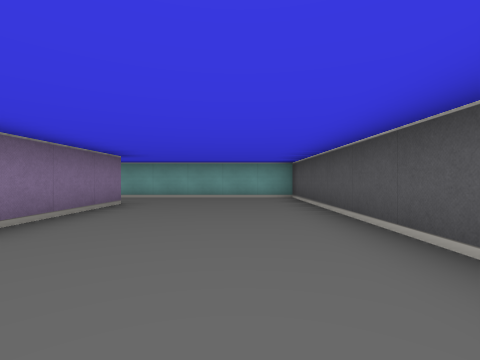
[1] (above)

14 first-person views from a walk through a cub3D maze. The camera is about half as high as the walls, looks level and sees 85° across. The floor is counted in squares. Each view is taken from the middle of a square. On the plan, view 1 faces up. The plan holds only what a view shows up to about 9 squares ahead; the rest is blank.

[2]
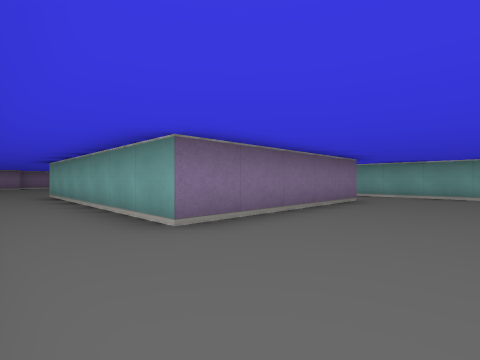

[3]
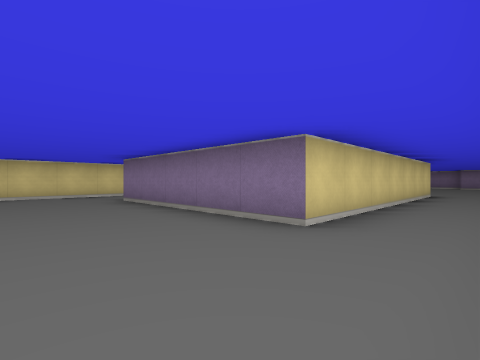

[4]
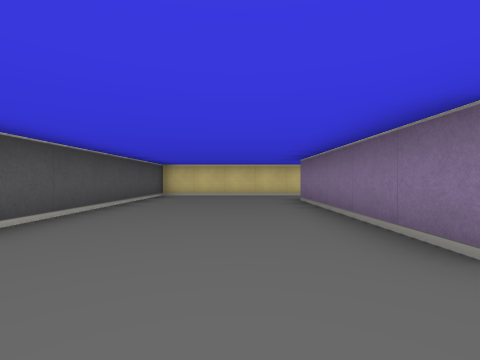

[5]
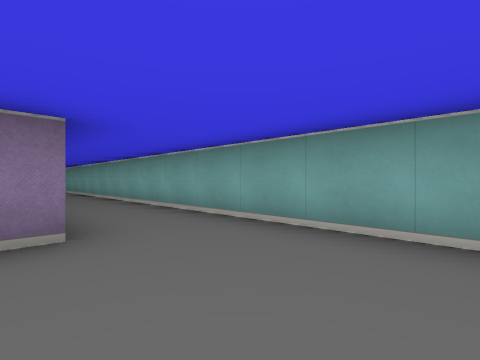

[6]
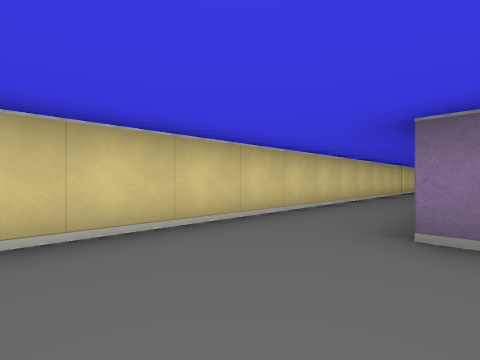

[7]
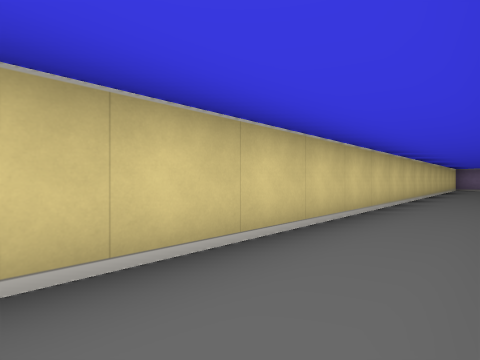

[8]
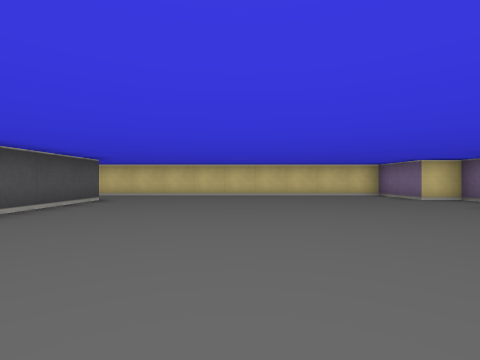

[9]
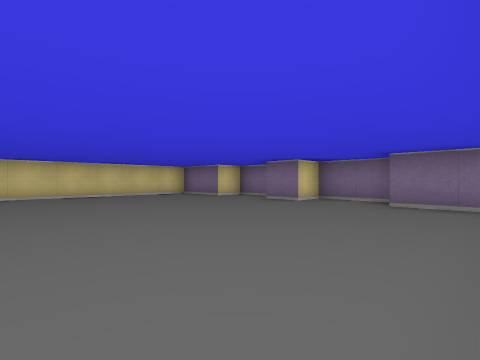

[10]
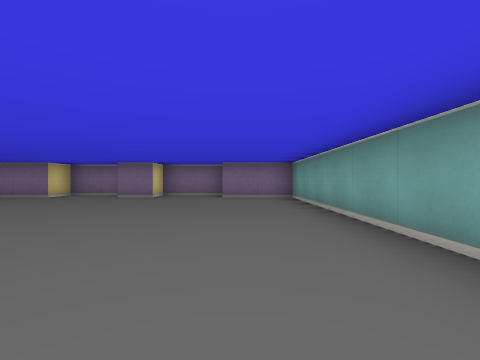

[11]
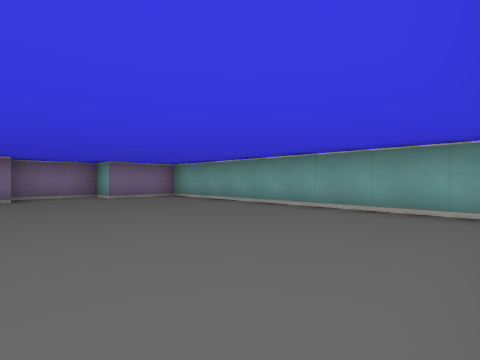

[12]
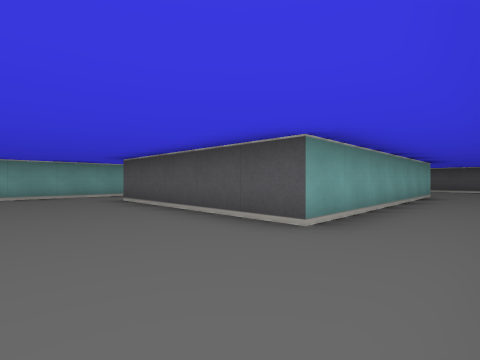

[13]
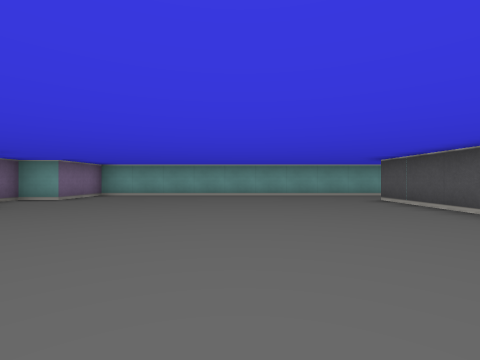

[14]
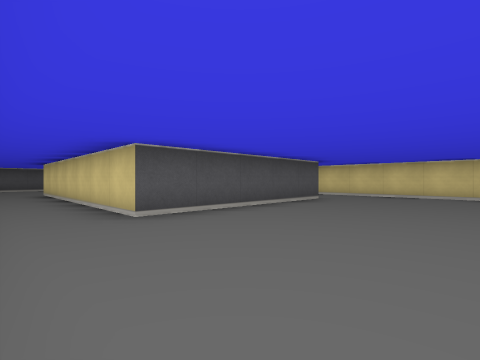

### Floor plan
Points are (right, up) in squares from view 1. A wall is a line through its corners. A room is listed if a view was taken in it or the views show most of it. See-through windows are left out.
Room 1 (views 1, 2, 3, 4, 5, 6, 7)
walls: (-9.5, 5.5) (-2.5, 5.5) (-2.5, 0.5) (-9.5, 0.5); (-10.5, -1.5) (1.5, -1.5) (1.5, 7.5) (-9.5, 7.5)
ways out: opening at (-9.5, -0.5) to room 2; opening at (-9, 6.5) to room 2
Room 2 (views 8, 9, 10, 11, 12, 13, 14)
walls: (-18.5, 2.1) (-18.5, 0.5) (-17.5, 0.5) (-17.5, -1.5) (-10.5, -1.5); (-9.5, 0.5) (-9.5, 5.5); (-9.5, 7.5) (-17.5, 7.5) (-17.5, 5.5) (-18.5, 5.5) (-18.5, 3.5) (-17.5, 3.5) (-17.5, 2.5)
ways out: opening at (-9.5, -0.5) to room 1; opening at (-9, 6.5) to room 1

Where each view was taken, in squares from view 1:
view 1: 0 up, 0 right, facing up
view 2: 1 down, 0 right, facing up-left
view 3: 7 up, 0 right, facing down-left
view 4: 7 up, 1 left, facing down
view 5: 5 up, 0 right, facing up-left
view 6: 1 up, 0 right, facing down-left
view 7: 0 up, 2 left, facing down-left
view 8: 7 up, 13 left, facing down
view 9: 7 up, 12 left, facing down-left
view 10: 6 up, 10 left, facing left
view 11: 3 up, 10 left, facing up-left
view 12: 1 down, 12 left, facing up-right
view 13: 1 down, 13 left, facing up
view 14: 7 up, 13 left, facing down-right
